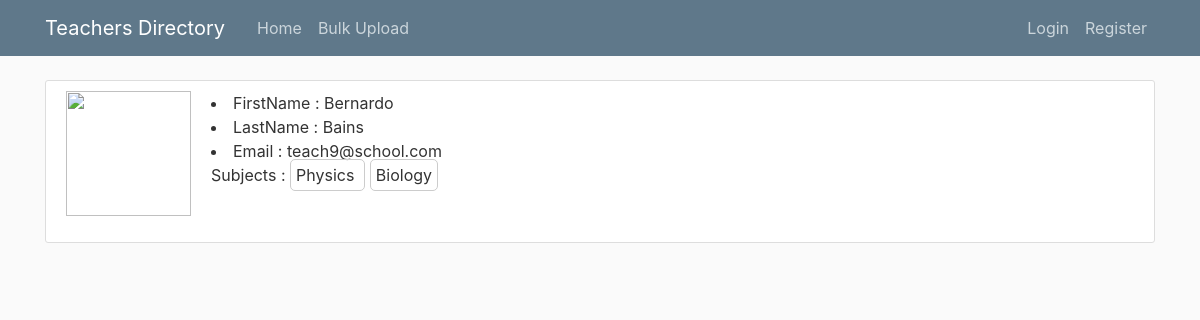
The page /directory/detail/54/ on the database its author committed.
### directory/models.py (models this page shows, shortened)
class Teacher(models.Model):
    firstName = models.CharField(max_length=100)
    lastName = models.CharField(max_length=100)
    profilePicture = models.ImageField(default='default.jpg',upload_to='profile_pics')
    email = models.EmailField(unique=True)
    phone = models.CharField(max_length=150)
    roomNumber = models.CharField(max_length=150)
    subject = models.ManyToManyField(Subject, null=True, blank=True)
    dateCreated = models.DateTimeField(default=timezone.now)
    dateUpdated = models.DateTimeField(default=timezone.now)
    class Meta:
        ordering = ["-dateCreated"]

class Subject(models.Model):
    title = models.CharField(max_length=100)

### directory/views.py (the view)
# urls.py: path('detail/<int:pk>/', views.TeacherDetailView.as_view(), name='teacher-detail')
class TeacherDetailView(DetailView):
  model = Teacher
  template_name = 'directory/detail.html'

### directory/templates/directory/detail.html (shortened to what this page needs)
{% extends "base.html" %}
{% block content %}
    <div class="content-section">
        <div class="media">
                <img class="rounded-cicle account-img" src="/media/{{item.profilePicture}}" alt="">
                <div class="media-body">
                    <li>FirstName : {{ object.firstName }}</li>
                    <li>LastName : {{ object.lastName }}</li>
                    <li>Email : {{ object.email }}</li>
                    <div>
                    Subjects :
                        {% for subject in object.subject.all %}
                        <span
                        style="padding:5px;border:1px solid #ccc;
                            margin-right:5px; border-radius:5px
                        ">
                            {{subject.title}}
                        </span>
                        {%endfor%}
                    </div>
                </div>
        </div>
    </div>
{% endblock content %}

### directory/static/directory/main.css (style rules this page uses)
body { background: #fafafa; color: #333333; margin-top: 5rem; }
.content-section { background: #ffffff; padding: 10px 20px; border: 1px solid #dddddd; border-radius: 3px; margin-bottom: 20px; }
.account-img { height: 125px; width: 125px; margin-right: 20px; margin-bottom: 16px; }

### rows shown on the page
Teacher: firstName "Bernardo", lastName "Bains", email "teach9@school.com"
Subject: title "Physics"
Subject: title "Biology"
